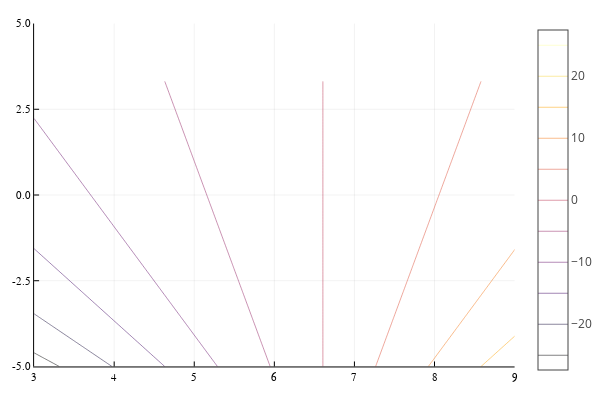

Here is the notebook cell this chart was saved with:
### Code cell
contour(rgrid, zgrid, potAR', levels=nl)

### Figure 1 — Plotly figure (JSON) as saved in the notebook; plotly's stock layout.template omitted (floating-point values rounded to 4 significant figures; data arrays with more than 128 entries replaced by an {"elided": "..."} marker saying what was removed)
{"data": [{"colorbar": {"title": ""}, "colorscale": [[0, "rgba(0, 0, 4, 1.000)"], [0.03448, "rgba(4, 3, 20, 1.000)"], [0.06897, "rgba(13, 8, 41, 1.000)"], [0.1034, "rgba(24, 12, 60, 1.000)"], [0.1379, "rgba(38, 12, 81, 1.000)"], [0.1724, "rgba(54, 9, 97, 1.000)"], [0.2069, "rgba(69, 10, 105, 1.000)"], [0.2414, "rgba(84, 15, 109, 1.000)"], [0.2759, "rgba(97, 19, 110, 1.000)"], [0.3103, "rgba(111, 25, 110, 1.000)"], [0.3448, "rgba(125, 30, 109, 1.000)"], [0.3793, "rgba(140, 35, 105, 1.000)"], [0.4138, "rgba(154, 40, 101, 1.000)"], [0.4483, "rgba(166, 45, 96, 1.000)"], [0.4828, "rgba(180, 51, 89, 1.000)"], [0.5172, "rgba(193, 58, 80, 1.000)"], [0.5517, "rgba(206, 67, 71, 1.000)"], [0.5862, "rgba(216, 76, 62, 1.000)"], [0.6207, "rgba(226, 87, 52, 1.000)"], [0.6552, "rgba(235, 100, 41, 1.000)"], [0.6897, "rgba(241, 115, 29, 1.000)"], [0.7241, "rgba(247, 130, 18, 1.000)"], [0.7586, "rgba(250, 144, 8, 1.000)"], [0.7931, "rgba(252, 161, 8, 1.000)"], [0.8276, "rgba(252, 178, 22, 1.000)"], [0.8621, "rgba(250, 196, 42, 1.000)"], [0.8966, "rgba(246, 213, 67, 1.000)"], [0.931, "rgba(243, 229, 93, 1.000)"], [0.9655, "rgba(242, 244, 130, 1.000)"], [1, "rgba(252, 255, 164, 1.000)"]], "contours": {"coloring": "lines", "showlabels": false}, "hoverinfo": "none", "name": "y1", "ncontours": 12, "showlegend": false, "showscale": true, "type": "contour", "x": [3, 3.061, 3.121, 3.182, 3.242, 3.303, 3.364, 3.424, 3.485, 3.545, 3.606, 3.667, 3.727, 3.788, 3.848, 3.909, 3.97, 4.03, 4.091, 4.152, 4.212, 4.273, 4.333, 4.394, 4.455, 4.515, 4.576, 4.636, 4.697, 4.758, 4.818, 4.879, 4.939, 5, 5.061, 5.121, 5.182, 5.242, 5.303, 5.364, 5.424, 5.485, 5.545, 5.606, 5.667, 5.727, 5.788, 5.848, 5.909, 5.97, 6.03, 6.091, 6.152, 6.212, 6.273, 6.333, 6.394, 6.455, 6.515, 6.576, 6.636, 6.697, 6.758, 6.818, 6.879, 6.939, 7, 7.061, 7.121, 7.182, 7.242, 7.303, 7.364, 7.424, 7.485, 7.545, 7.606, 7.667, 7.727, 7.788, 7.848, 7.909, 7.97, 8.03, 8.091, 8.152, 8.212, 8.273, 8.333, 8.394, 8.455, 8.515, 8.576, 8.636, 8.697, 8.758, 8.818, 8.879, 8.939, 9], "xaxis": "x1", "y": [-5, -4.916, -4.832, -4.748, -4.664, -4.58, -4.496, -4.412, -4.328, -4.244, -4.16, -4.076, -3.992, -3.908, -3.824, -3.739, -3.655, -3.571, -3.487, -3.403, -3.319, -3.235, -3.151, -3.067, -2.983, -2.899, -2.815, -2.731, -2.647, -2.563, -2.479, -2.395, -2.311, -2.227, -2.143, -2.059, -1.975, -1.891, -1.807, -1.723, -1.639, -1.555, -1.471, -1.387, -1.303, -1.218, -1.134, -1.05, -0.9664, -0.8824, -0.7983, -0.7143, -0.6303, -0.5462, -0.4622, -0.3782, -0.2941, -0.2101, -0.1261, -0.04202, 0.04202, 0.1261, 0.2101, 0.2941, 0.3782, 0.4622, 0.5462, 0.6303, 0.7143, 0.7983, 0.8824, 0.9664, 1.05, 1.134, 1.218, 1.303, 1.387, 1.471, 1.555, 1.639, 1.723, 1.807, 1.891, 1.975, 2.059, 2.143, 2.227, 2.311, 2.395, 2.479, 2.563, 2.647, 2.731, 2.815, 2.899, 2.983, 3.067, 3.151, 3.235, 3.319, 3.403, 3.487, 3.571, 3.655, 3.739, 3.824, 3.908, 3.992, 4.076, 4.16, 4.244, 4.328, 4.412, 4.496, 4.58, 4.664, 4.748, 4.832, 4.916, 5], "yaxis": "y1", "z": {"elided": "100x120 float values"}, "zmax": 27.38, "zmin": -27.38}], "layout": {"annotations": [], "height": 400, "legend": {"bgcolor": "rgba(255, 255, 255, 1.000)", "bordercolor": "rgba(0, 0, 0, 1.000)", "font": {"color": "rgba(0, 0, 0, 1.000)", "family": "sans-serif", "size": 11}, "tracegroupgap": 0, "x": 1, "y": 1}, "margin": {"b": 20, "l": 0, "r": 0, "t": 20}, "paper_bgcolor": "rgba(255, 255, 255, 1.000)", "plot_bgcolor": "rgba(255, 255, 255, 1.000)", "showlegend": true, "width": 600, "xaxis": {"anchor": "y1", "domain": [0.06582, 0.9934], "gridcolor": "rgba(0, 0, 0, 0.100)", "gridwidth": 0.5, "linecolor": "rgba(0, 0, 0, 1.000)", "mirror": false, "range": [3, 9], "showgrid": true, "showline": true, "showticklabels": true, "tickangle": 0, "tickcolor": "rgb(0, 0, 0)", "tickfont": {"color": "rgba(0, 0, 0, 1.000)", "family": "sans-serif", "size": 11}, "tickmode": "array", "ticks": "inside", "ticktext": ["3", "4", "5", "6", "7", "8", "9"], "tickvals": [3, 4, 5, 6, 7, 8, 9], "title": "", "titlefont": {"color": "rgba(0, 0, 0, 1.000)", "family": "sans-serif", "size": 15}, "type": "-", "visible": true, "zeroline": false, "zerolinecolor": "rgba(0, 0, 0, 1.000)"}, "yaxis": {"anchor": "x1", "domain": [0.03762, 0.9902], "gridcolor": "rgba(0, 0, 0, 0.100)", "gridwidth": 0.5, "linecolor": "rgba(0, 0, 0, 1.000)", "mirror": false, "range": [-5, 5], "showgrid": true, "showline": true, "showticklabels": true, "tickangle": 0, "tickcolor": "rgb(0, 0, 0)", "tickfont": {"color": "rgba(0, 0, 0, 1.000)", "family": "sans-serif", "size": 11}, "tickmode": "array", "ticks": "inside", "ticktext": ["-5.0", "-2.5", "0.0", "2.5", "5.0"], "tickvals": [-5, -2.5, 0, 2.5, 5], "title": "", "titlefont": {"color": "rgba(0, 0, 0, 1.000)", "family": "sans-serif", "size": 15}, "type": "-", "visible": true, "zeroline": false, "zerolinecolor": "rgba(0, 0, 0, 1.000)"}}}
